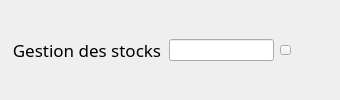
          <widget class="QWidget" name="widget_12" native="true">
           <layout class="QHBoxLayout" name="horizontalLayout_5" stretch="5,4,0">
            <item>
             <widget class="QLabel" name="label_6">
              <property name="font">
               <font>
                <family>Montserrat Medium</family>
                <pointsize>13</pointsize>
               </font>
              </property>
              <property name="text">
               <string>Gestion des stocks</string>
              </property>
              <property name="alignment">
               <set>Qt::AlignCenter</set>
              </property>
             </widget>
            </item>
            <item>
             <layout class="QHBoxLayout" name="horizontalLayout_6">
              <item>
               <widget class="QLineEdit" name="lineEdit_18"/>
              </item>
              <item>
               <widget class="QPushButton" name="pushButton_12">
                <property name="font">
                 <font>
                  <pointsize>1</pointsize>
                 </font>
                </property>
                <property name="text">
                 <string/>
                </property>
                <property name="icon">
                 <iconset resource="icon.qrc">
                  <normaloff>:/icons/search-interface-symbol.png</normaloff>:/icons/search-interface-symbol.png</iconset>
                </property>
                <property name="checkable">
                 <bool>true</bool>
                </property>
               </widget>
              </item>
             </layout>
            </item>
            <item>
             <widget class="QPushButton" name="pushButton_16">
              <property name="styleSheet">
               <string notr="true">border:none;</string>
              </property>
              <property name="text">
               <string/>
              </property>
              <property name="icon">
               <iconset resource="icon.qrc">
                <normaloff>:/icons/sidebar.png</normaloff>:/icons/sidebar.png</iconset>
              </property>
              <property name="iconSize">
               <size>
                <width>30</width>
                <height>30</height>
               </size>
              </property>
              <property name="checkable">
               <bool>true</bool>
              </property>
             </widget>
            </item>
           </layout>
          </widget>
